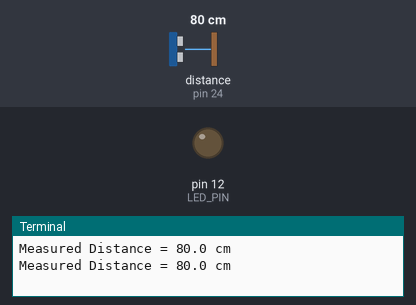
The program below on a simulated Raspberry Pi (header pin numbers). Parts: output pins drawn as LEDs (lit = HIGH), the last lines printed to the terminal. The test bench sets the inputs (shaded band); at power-on: distance to the obstacle (sensor on pin 24) 80 cm. The echo pulse lasts 58.3 µs per cm; the clock reads 2024-03-15 10:24:30 at power-on unless the program sets it; pins used as bus, display or sensor lines are not drawn.

Above: at 1.2 s.
1.3 s: distance to the obstacle (sensor on pin 24) set to 2 cm
At 2.3 s:
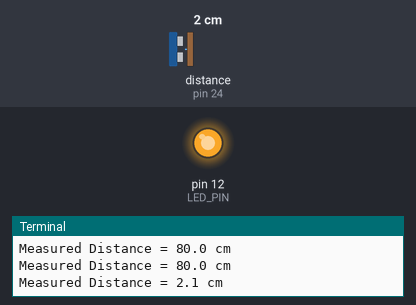
3.5 s: distance to the obstacle (sensor on pin 24) set to 18 cm
At 5.1 s:
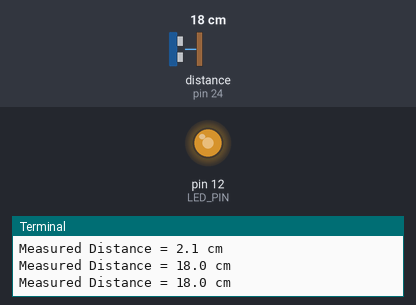
5.5 s: distance to the obstacle (sensor on pin 24) set to 35 cm
At 6.9 s:
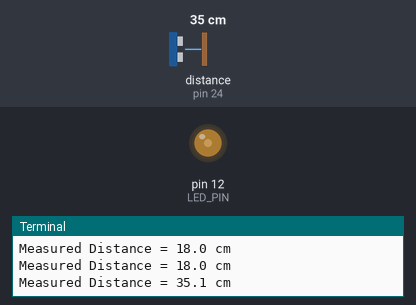
Timing chart, 0 to 8.5 s (numbered marks = the images above; inputs shaded):
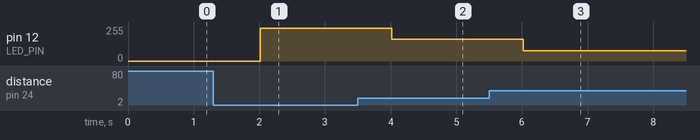

Measured:
- after the input at 1.3 s, pin 12 (LED_PIN): 0/255 → 245/255 after 0.71 s
- after the input at 3.5 s, pin 12 (LED_PIN): 245/255 → 163/255 after 0.52 s
- after the input at 5.5 s, pin 12 (LED_PIN): 163/255 → 76/255 after 0.52 s

The program:

ultrasonic_sensor.py
```python
import RPi.GPIO as GPIO
import time

#GPIO Mode (BOARD / BCM)
GPIO.setmode(GPIO.BOARD)

#set GPIO Pins
SENSOR_TRIGGER = 18
SENSOR_ECHO = 24

LED_PIN = 12

#set GPIO direction (IN / OUT)
GPIO.setup(SENSOR_TRIGGER, GPIO.OUT)
GPIO.setup(SENSOR_ECHO, GPIO.IN)

GPIO.setup(LED_PIN, GPIO.OUT)  # Set GPIO pin 12 to output mode.
pwm = GPIO.PWM(LED_PIN, 100)   # Initialize PWM on pwmPin 100Hz frequency

# Ensure first reading is clean
GPIO.output(SENSOR_TRIGGER, GPIO.LOW)

# Set duty cycle variable to 0 for 0%
dc=0
pwm.start(dc)

def distance():
    # set Trigger to HIGH
    GPIO.output(SENSOR_TRIGGER, GPIO.HIGH)

    # set Trigger after 0.01ms to LOW
    time.sleep(0.00001)
    GPIO.output(SENSOR_TRIGGER, GPIO.LOW)

    StartTime = time.time()
    StopTime = time.time()

    # save StartTime
    while GPIO.input(SENSOR_ECHO) == 0:
        StartTime = time.time()

    # save time of arrival
    while GPIO.input(SENSOR_ECHO) == 1:
        StopTime = time.time()

    # time difference between start and arrival
    TimeElapsed = StopTime - StartTime
    # multiply with the sonic speed (34300 cm/s)
    # and divide by 2, because there and back
    distance = (TimeElapsed * 34300) / 2

    return distance

try:
    while True:
        dist = distance()
        print ("Measured Distance = %.1f cm" % dist)
        if dist > 50:
            dc = 0
        else:
            dc = 100 - 2*dist
        pwm.ChangeDutyCycle(dc)
        time.sleep(1)
    # Reset by pressing CTRL + C
except KeyboardInterrupt:
    print("Measurement stopped by User")
    pwm.stop()
    GPIO.cleanup()
```
